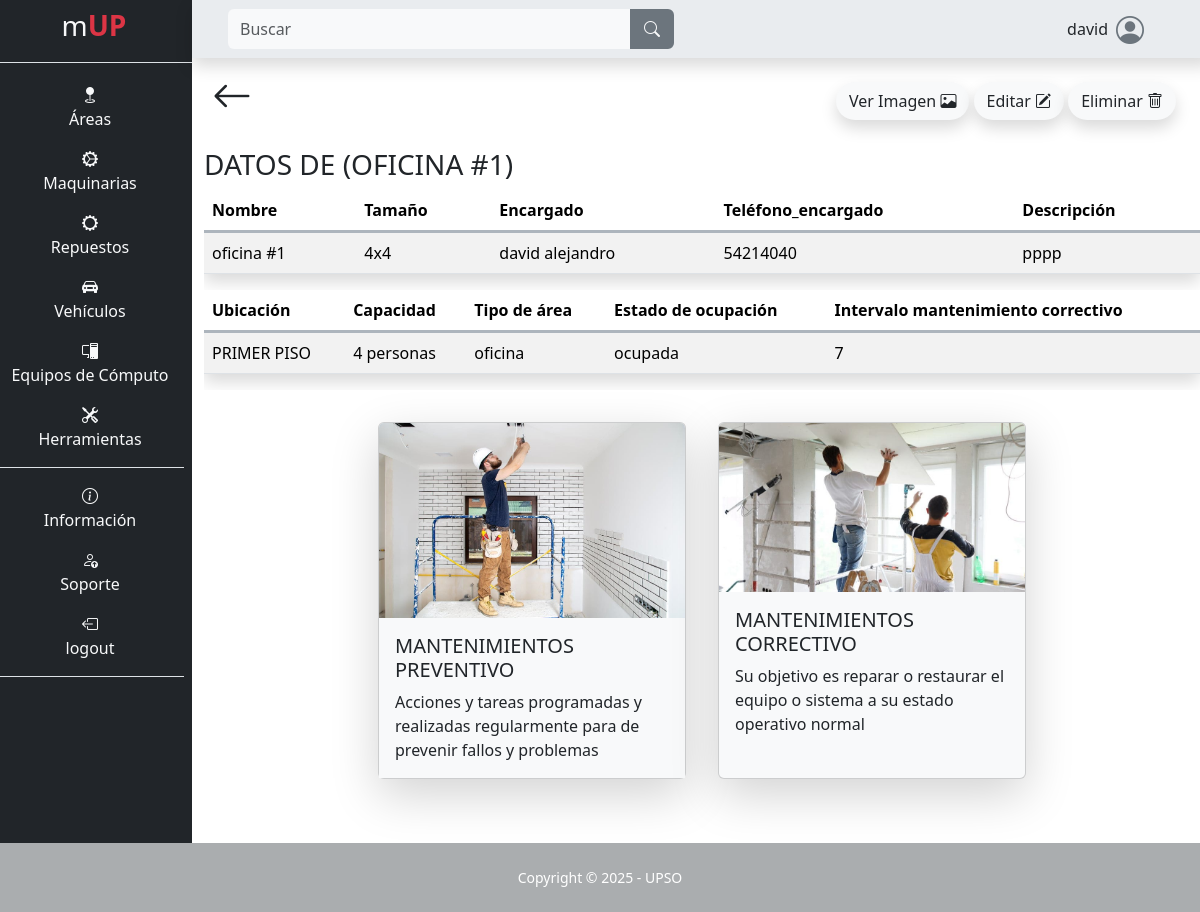
Page /area/detalles/7 (signed in) on the committed database.
### app/mUP_area/models.py (models this page shows, shortened)
class Area(models.Model):
    nombre = models.CharField(max_length=100, null=False, blank=False)
    tamaño = models.CharField(max_length=100, blank=False, null=False)
    encargado = models.CharField(max_length=100, blank=False, null=False)
    teléfono_encargado = models.CharField(max_length=100, blank=False, null=False)
    descripción = models.TextField(max_length=500, null=False, blank=False)
    ubicación = models.CharField(max_length=100, null=False, blank=False)
    capacidad = models.CharField(max_length=100, null=False, blank=False)
    tipo_de_área = models.CharField(max_length=100, null=False, blank=False)
    estado_de_ocupación = models.CharField(max_length=100, null=False, blank=False)
    fecha_ultimo_mantenimiento = models.DateField(default=date.today, blank=False, null=False)
    intervalo_mantenimiento = models.IntegerField(blank=False, null=False)
    imagen = models.ImageField(upload_to="area/imagen", null=False, blank=False)
    class Meta:
        indexes = [
            models.Index(fields=['nombre']),
        ]

### app/mUP_area/views.py (the view, shortened to what this page needs)
# urls.py: path('detalles/<int:id>', views.detalles, name="detalles_area"),
@login_required
def detalles(request, id):
    area = get_object_or_404(Area, id=id)
    mantenimientos = area.mantenimientoarea_set.all().order_by('-fecha_fin', '-hora_fin')
    form = AreaForm(request.POST or None, request.FILES or None, instance=area)
    return render(request, 'mUP_area/detalles.html', {
        'area': area,
        'form': form,
        'id': id,
        'mantenimientos': mantenimientos,
    })

### templates/mUP_area/detalles.html (shortened to what this page needs)
{% extends "layout/base.html" %}
{% load static %}
{% block 'content' %}
<div class="container mb-5">
    <div class="d-flex p-2 justify-content-between">
        <a class="text-decoration-none text-dark flecha-atras" href="{% url "area" %}">
            <i class="bi bi-arrow-left fs-1"></i>
        </a>
        <span class="p-3">
            <button type="button" class="btn imagen shadow rounded-pill custom" data-bs-toggle="modal" data-bs-target="#exampleModal">
                Ver Imagen <i class="bi bi-image"></i>
            </button>
            <button type="button" class="btn eliminar mt-md-0 mt-2 shadow rounded-pill custom" data-bs-toggle="modal" data-bs-target="#modal-editar">
                Editar <i class="bi bi-pencil-square"></i>
            </button>
            <button type="button" class="btn eliminar mt-md-0 mt-2 shadow rounded-pill custom" data-bs-toggle="modal" data-bs-target="#modal-eliminar">
                Eliminar <i class="bi bi-trash"></i>
            </button>
        </span>
    </div>
    <h3 class="mt-1 text-uppercase">Datos de ({{ area.nombre }})</h3>
    <div class="table-responsive">
    <table class="table table-striped shadow">
        <thead>
            <tr class="border border-end-0 border-start-0 border-top-0 border-3 border-dark-subtle">
                <th scope="col">Nombre</th>
                <th scope="col">Tamaño</th>
                <th scope="col">Encargado</th>
                <th scope="col">Teléfono_encargado</th>
                <th scope="col">Descripción</th>
            </tr>
        </thead>
        <tbody>
            <tr>
                <td>{{ area.nombre }}</td>
                <td>{{ area.tamaño }}</td>
                <td>{{ area.encargado }}</td>
                <td>{{ area.teléfono_encargado }}</td>
                <td>{{ area.descripción }}</td>
            </tr>
        </tbody>
    </table>
    </div>
    <div class="table-responsive">
    <table class="table table-striped shadow">
        <thead>
            <tr class="border border-end-0 border-start-0 border-top-0 border-3 border-dark-subtle">
                <th scope="col">Ubicación</th>
                <th scope="col">Capacidad</th>
                <th scope="col">Tipo de área</th>
                <th scope="col">Estado de ocupación</th>
                <th scope="col">Intervalo mantenimiento correctivo</th>
            </tr>
        </thead>
        <tbody>
            <tr>
                <td>{{ area.ubicación }}</td>
                <td>{{ area.capacidad }}</td>
                <td>{{ area.tipo_de_área }}</td>
                <td>{{ area.estado_de_ocupación }}</td>
                <td>{{ area.intervalo_mantenimiento }}</td>
            </tr>
        </tbody>
    </table>
    </div>
    <div class="row mt-3 d-flex justify-content-center align-item-center ps-5 pe-5">
        <div class="col-12 col-md-4 p-0 shadow-lg card custom m-3">
            <a class="text-decoration-none text-dark" href="{% url "mantenimientos_area" id=area.id mant=2 %}">
                <img src="{% static "images/area_preventivo.jpeg" %}" class="card-img-top" alt="..." style="max-height: 200px;">
                <div class="card-body custom">
                    <h5 class="card-title text-uppercase">Mantenimientos Preventivo</h5>
                    <p class="card-text m-0">Acciones y tareas programadas y realizadas regularmente para de prevenir fallos y problemas</p>
                </div>
            </a>
        </div>
        <div class="col-12 col-md-4 p-0 shadow-lg card custom m-3">
            <a class="text-decoration-none text-dark" href="{% url "mantenimientos_area" id=area.id mant=1 %}">
                <img src="{% static "images/areas_correctivo.jpg" %}" class="card-img-top" alt="..." style="max-height: 200px;">
                <div class="card-body custom">
                    <h5 class="card-title text-uppercase">Mantenimientos Correctivo</h5>
                    <p class="card-text m-0">Su objetivo es reparar o restaurar el equipo o sistema a su estado operativo normal</p>
                </div>
            </a>
        </div>
    </div>
</div>
{% endblock %}

### templates/layout/base.html (shortened to what this page needs)
{% load static %}
<!DOCTYPE html>
<html lang="es">
<head>
    <link rel="stylesheet" href="https://cdn.jsdelivr.net/npm/bootstrap-icons@1.10.3/font/bootstrap-icons.css">
    <link rel="stylesheet" href="{% static "css/bootstrap.css" %}">
    <link rel="stylesheet" href="{% static "css/style.css" %}">
</head>
<body class="" id="page-top">
    <main>
        <div class="row">
            {% if user.is_authenticated %}
            <div class="col-12 col-md-2 m-0 p-0 text-light text-center barra d-none d-md-block">
                <ul class="mt-1">
                    <li class="nav-item text-center fs-3 lista-menu me-4" style="transition: background-color 0.5s ease">
                        <a class="nav-link lista-menu text-decoration-none" href="{% url "index" %}">
                            <span>m</span><span class="text-danger"><b>UP</b></span>
                        </a>
                    </li>
                </ul>
                <ul class="flex-column align-items-stretch p-2 border-top">
                    <li class="nav-item mt-1 pt-2 lista-menu text-center" style="transition: background-color 0.5s ease">
                        <a class="text-light text-decoration-none lista-menu" href="{% url "area" %}"><i class="bi bi-geo-fill"></i><p>Áreas</p></a>
                    </li>
                    <li class="nav-item lista-menu" style="transition: background-color 0.5s ease">
                        <a class="text-light text-decoration-none lista-menu" href="{% url "maquina" %}"><i class="bi bi-gear-wide-connected"></i><p>Maquinarias</p></a>
                    </li>
                    <li class="nav-item lista-menu" style="transition: background-color 0.5s ease">
                        <a class="text-light text-decoration-none lista-menu" href="{% url "repuesto_maquina" %}"><i class="bi bi-gear-wide"></i><p>Repuestos</p></a>
                    </li>
                    <li class="nav-item lista-menu" style="transition: background-color 0.5s ease">
                        <a class="text-light text-decoration-none lista-menu" href="{% url "vehiculo" %}"><i class="bi bi-car-front-fill"></i><p>Vehículos</p></a>
                    </li>
                    <li class="nav-item lista-menu" style="transition: background-color 0.5s ease">
                        <a class="text-light text-decoration-none lista-menu" href="{% url "pc" %}"><i class="bi bi-pc-display"></i><p>Equipos de Cómputo</p></a>
                    </li>
                    <li class="nav-item border-bottom lista-menu" style="transition: background-color 0.5s ease">
                        <a class="text-light text-decoration-none lista-menu" href="{% url "herramienta" %}"><i class="bi bi-tools"></i><p>Herramientas</p></a>
                    </li>
                    <li class="nav-item pt-3 lista-menu" style="transition: background-color 0.5s ease">
                        <a class="text-light text-decoration-none lista-menu" href="{% url "info" %}"><i class="bi bi-info-circle"></i><p>Información</p></a>
                    </li>
                    <li class="nav-item lista-menu" style="transition: background-color 0.5s ease">
                        <a class="text-light text-decoration-none lista-menu" href="{% url "soporte" %}">  <i class="bi bi-person-up"></i><p>Soporte</p></a>
                    </li>
                    {% if user.is_authenticated %}
                        <li class="nav-item lista-menu border-bottom" style="transition: background-color 0.5s ease">
                            <a class="text-light text-decoration-none lista-menu" href="{% url "logout" %}"><i class="bi bi-box-arrow-left"></i><p>logout</p></a>
                        </li>
                    {% else %}
                        <li class="nav-item lista-menu border-bottom" style="transition: background-color 0.5s ease">
                            <a class="text-light text-decoration-none lista-menu" href="{% url "login" %}"><i class="bi bi-box-arrow-right"></i><p>Login</p></a>
                        </li>
                    {% endif %}
                </ul>
            </div>
            {% endif %}
            <div class="col-12 col-md-10 m-0 p-0">
                {% if user.is_authenticated %}
                <nav class="row navbar bg-body-secondary p-2 m-0 shadow sticky-top navbar-expand-lg">
                        <div class="col-12 col-md-6 order-lg-first order-last">
                            <form class="d-flex form-inline mr-auto ml-md-3 my-2 my-md-0 ms-3 me-3 mw-100 navbar-search" role="search" action="" method='GET'>
                                <div class="input-group">
                                    <input class="form-control bg-light border-0 small" id="search-input" name="search" type="search" placeholder="Buscar" aria-label="Search">
                                    <div class="input-group-append">
                                        <button class="btn btn-secondary text-light rounded-0 rounded-end border-2" type="submit">
                                            <i class="bi bi-search"></i>
                                        </button>
                                    </div>
                                </div>
                            </form>
                        </div>
                        <div class="col-12 col-md-6">
                            <div class="me-5 d-flex justify-content-center justify-content-md-end align-items-center">
                                <p class="ms-5 mt-auto mb-auto">{{ user }}</p>
                                <i class="bi bi-person-circle fs-3 ms-2 icono-persona"></i>
                            </div>
                        </div>
                </nav>
                {% endif %}
                {% block 'content' %}{% endblock %}
            </div>
    </main>
    {% if user.is_authenticated %}
    <footer class="footer">
        <div class="small text-center p-4 text-white">Copyright &copy; 2025 - UPSO</div>
    </footer>
    {% endif %}
</body>
</html>

### static/css/style.css (style rules this page uses)
:root { --color-primary: #6c757d; --color-secondary: #212529; --color-tertiary: #f8f9fa; --body: #ffffff; --footer: #aaadaf; }
* { margin: 0; padding: 0; box-sizing: border-box; }
body { background-color: var(--body); }
.barra { background-color: var(--color-secondary); }
ul { list-style-type: none; }
.icono-persona { color: var(--color-primary); }
.custom { background-color: var(--color-tertiary); }
.footer { background-color: var(--footer); }

### rows in the picture
Area: nombre "OFICINA #1", nombre "oficina #1", tamaño "4x4", encargado "david alejandro", teléfono_encargado "54214040", descripción "pppp", ubicación "PRIMER PISO", capacidad "4 personas", tipo_de_área "oficina", estado_de_ocupación "ocupada", intervalo_mantenimiento "7"

### other values in the picture
{{ user }} "david"
